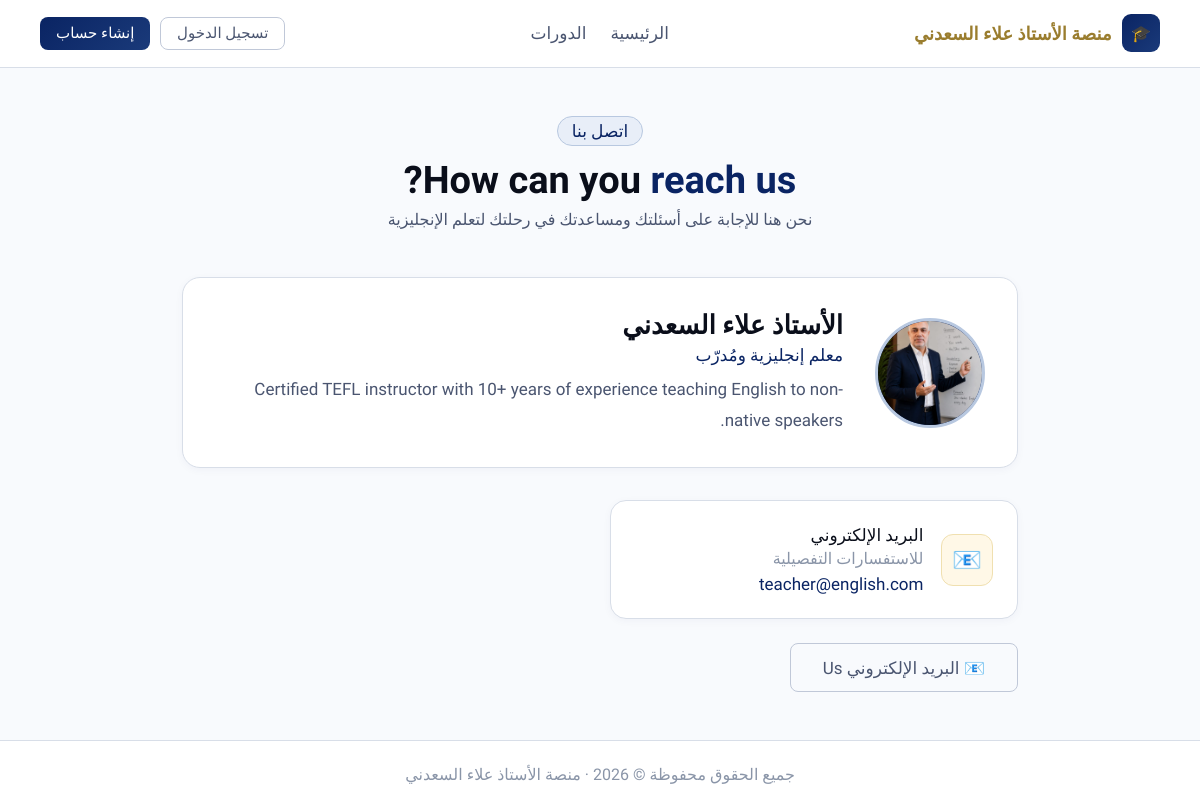
The app's page /contact with its own data.
### app.py (models this page shows)
class User(UserMixin, db.Model):
    id = db.Column(db.Integer, primary_key=True)
    name = db.Column(db.String(100), nullable=False)
    email = db.Column(db.String(120), unique=True, nullable=False)
    password = db.Column(db.String(200), nullable=False)
    role = db.Column(db.String(20), default='student')  # 'teacher' or 'student'
    avatar = db.Column(db.String(200), default='')
    bio = db.Column(db.Text, default='')
    phone = db.Column(db.String(30), default='')
    whatsapp = db.Column(db.String(50), default='')
    telegram = db.Column(db.String(100), default='')
    hero_photo = db.Column(db.String(200), default='')
    country = db.Column(db.String(60), default='')
    created_at = db.Column(db.DateTime, default=datetime.utcnow)
    is_active_account = db.Column(db.Boolean, default=True)
    bank_account = db.Column(db.String(200), default='')
    bank_name = db.Column(db.String(100), default='')
    wallet_vodafone = db.Column(db.String(50), default='')
    wallet_instapay = db.Column(db.String(100), default='')
    wallet_stcpay = db.Column(db.String(50), default='')
    wallet_other = db.Column(db.String(200), default='')
    payment_notes = db.Column(db.Text, default='')
    enrollments = db.relationship('Enrollment', backref='student', lazy=True)
    progress = db.relationship('Progress', backref='student', lazy=True)

### app.py (the view)
@app.route('/contact')
def contact():
    teacher = User.query.filter_by(role='teacher').first()
    return render_template('public/contact.html', teacher=teacher)

### templates/public/contact.html (shortened to what this page needs)
{% extends "base.html" %}
{% block body %}
<nav>
  <div class="logo"><div class="logo-icon">🎓</div><h1>منصة الأستاذ علاء السعدني </h1></div>
  <div style="display:flex;gap:1.5rem;align-items:center;">
    <a href="{{ url_for('index') }}" style="font-size:17px;color:var(--tx2);">الرئيسية</a>
    <a href="{{ url_for('courses_list') }}" style="font-size:17px;color:var(--tx2);">الدورات</a>
  </div>
  <div style="display:flex;gap:.6rem;">
    {% if current_user.is_authenticated %}
      <a href="{{ url_for('dashboard') }}" class="btn btn-primary btn-sm">لوحة التحكم</a>
    {% else %}
      <a href="{{ url_for('login') }}" class="btn btn-ghost btn-sm">تسجيل الدخول</a>
      <a href="{{ url_for('register') }}" class="btn btn-primary btn-sm">إنشاء حساب</a>
    {% endif %}
  </div>
</nav>
<div class="main">
  <div class="page-hdr">
    <div class="sec-tag">اتصل بنا</div>
    <h2>How can you <span>reach us</span>?</h2>
    <p>نحن هنا للإجابة على أسئلتك ومساعدتك في رحلتك لتعلم الإنجليزية</p>
  </div>
  {% if teacher %}
    <div class="teacher-banner">
      <div class="teacher-photo">
        {% if teacher.avatar %}
          <img src="{{ url_for('static', filename=teacher.avatar) }}" alt="{{ teacher.name }}">
        {% else %}
          👨‍🏫
        {% endif %}
      </div>
      <div class="teacher-details">
        <h2>{{ teacher.name }}</h2>
        <div class="title">معلم إنجليزية ومُدرّب</div>
        {% if teacher.bio %}<div class="bio">{{ teacher.bio }}</div>{% endif %}
      </div>
    </div>
    {% set has_any = teacher.phone or teacher.whatsapp or teacher.telegram or teacher.email %}
    {% if has_any %}
    <div class="grid">
      {% if teacher.email %}
      <div class="contact-card">
        <div class="cc-ic cc-gold">📧</div>
        <div class="cc-info">
          <h3>البريد الإلكتروني</h3>
          <p>للاستفسارات التفصيلية</p>
          <a href="mailto:{{ teacher.email }}">{{ teacher.email }}</a>
        </div>
      </div>
      {% endif %}
    </div>
    <div style="display:flex;gap:1rem;flex-wrap:wrap;margin-top:.5rem;">
      {% if teacher.email %}
      <a href="mailto:{{ teacher.email }}" class="btn btn-ghost" style="padding:.85rem 2rem;font-size:17px;">
        📧 البريد الإلكتروني Us
      </a>
      {% endif %}
    </div>
    {% endif %}
  {% else %}
  <div class="no-contact">
    <div class="ic">🔍</div>
    <p>لا توجد معلومات تواصل متاحة حالياً.</p>
  </div>
  {% endif %}
</div>
<footer>جميع الحقوق محفوظة © 2026 · منصة الأستاذ علاء السعدني </footer>
{% endblock %}

### templates/base.html (style rules this page uses)
* { margin:0;padding:0;box-sizing:border-box; }
:root { --gold:#C9A84C; --gold-l:#E8C96A; --gold-d:#9A7D2E; --gold-bg:#FFF8E7; --gold-bd:#F0E0B0; --blue:#0A2463; --blue-l:#1A3A7A; --blue-d:#051838; --blue-bg:#E8EEF8; --blue-bd:#B8C8E0; --bg:#F8FAFD; --bg2:#FFFFFF; --bg3:#EDF1F8; --tx:#0A0E1A; --tx2:#4A5570; --tx3:#8A95A8; --bd:#D8DEE8; --bd2:#C0C8D8; --red:#DC2626; --red-bg:#FEF2F2; --red-bd:#FECACA; --gradient-blue:linear-gradient(135deg, #0A2463, #1A3A7A); --gradient-gold:linear-gradient(135deg, #C9A84C, #E8C96A); --shadow-blue:0 4px 20px rgba(10,36,99,0.15); --shadow-gold:0 4px 20px rgba(201,168,76,0.25); }
body { font-family:'Tajawal',sans-serif;font-size:18px;background:var(--bg);color:var(--tx);min-height:100vh;direction:rtl;text-align:right; }
a { text-decoration:none;color:inherit; }
img { max-width:100%; }
.btn { display:inline-flex;align-items:center;gap:.4rem;padding:.65rem 1.4rem;border-radius:8px;font-family:'Tajawal',sans-serif;font-size:17px;font-weight:500;cursor:pointer;border:none;transition:all .2s; }
.btn-primary { background:var(--gradient-blue);color:#fff; }
.btn-ghost { background:transparent;border:0.5px solid var(--bd2);color:var(--tx2); }
.btn-sm { padding:.4rem 1rem;font-size:15px; }

### templates/public/contact.html (style rules this page uses)
nav { display:flex;align-items:center;justify-content:space-between;padding:.9rem 2.5rem;background:rgba(255,255,255,0.95);backdrop-filter:blur(20px);border-bottom:0.5px solid var(--bd);position:sticky;top:0;z-index:100; }
.logo { display:flex;align-items:center;gap:.65rem; }
.logo-icon { width:38px;height:38px;background:var(--gradient-blue);border-radius:9px;display:flex;align-items:center;justify-content:center;font-size:16px;color:#FFD700; }
.logo h1 { font-family:'Amiri',serif;font-size:18px;color:var(--gold-d); }
.main { max-width:900px;margin:0 auto;padding:3rem 2rem; }
.page-hdr { text-align:center;margin-bottom:3rem; }
.page-hdr h2 { font-family:'Amiri',serif;font-size:38px;color:var(--tx);margin-bottom:.5rem; }
.page-hdr h2 span { color:var(--blue); }
.page-hdr p { font-size:16px;color:var(--tx2); }
.sec-tag { display:inline-block;background:var(--blue-bg);border:0.5px solid var(--blue-bd);color:var(--blue);font-size:17px;padding:.25rem .85rem;border-radius:100px;margin-bottom:.75rem; }
.grid { display:grid;grid-template-columns:1fr 1fr;gap:1.25rem;margin-bottom:1.5rem; }
.contact-card { background:#fff;border:0.5px solid var(--bd);border-radius:16px;padding:1.5rem;display:flex;align-items:center;gap:1.1rem;transition:all .2s;box-shadow:0 2px 8px rgba(10,36,99,0.04); }
.cc-ic { width:52px;height:52px;border-radius:12px;display:flex;align-items:center;justify-content:center;font-size:24px;flex-shrink:0; }
.cc-gold { background:var(--gold-bg);border:0.5px solid var(--gold-bd);color:var(--gold-d); }
.cc-info h3 { font-size:17px;font-weight:500;color:var(--tx);margin-bottom:.2rem; }
.cc-info p { font-size:16px;color:var(--tx3);margin-bottom:.35rem; }
.cc-info a { font-size:17px;color:var(--blue);font-weight:500;transition:color .2s; }
.teacher-banner { background:#fff;border:0.5px solid var(--bd);border-radius:18px;padding:2rem;display:flex;gap:2rem;align-items:center;margin-bottom:2rem;box-shadow:0 2px 8px rgba(10,36,99,0.04); }
.teacher-photo { width:110px;height:110px;border-radius:50%;overflow:hidden;flex-shrink:0;background:var(--gradient-blue);display:flex;align-items:center;justify-content:center;font-size:40px;color:#FFD700;border:3px solid var(--blue-bd); }
.teacher-photo img { width:100%;height:100%;object-fit:cover; }
.teacher-details h2 { font-family:'Amiri',serif;font-size:26px;color:var(--tx);margin-bottom:.3rem; }
.teacher-details .title { font-size:17px;color:var(--blue);margin-bottom:.6rem; }
.teacher-details .bio { font-size:17px;color:var(--tx2);line-height:1.8; }
footer { background:#fff;border-top:0.5px solid var(--bd);padding:1.5rem 2.5rem;text-align:center;font-size:16px;color:var(--tx3); }

### records on screen
User: avatar (picture), name "الأستاذ علاء السعدني", bio "Certified TEFL instructor with 10+ years of experience teaching English to non-native speakers.", email "teacher@english.com"
